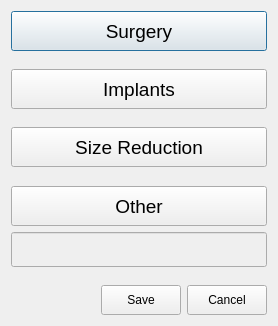
<?xml version="1.0" encoding="UTF-8"?>
<ui version="4.0">
 <class>Dialog</class>
 <widget class="QDialog" name="Dialog">
  <property name="geometry">
   <rect>
    <x>0</x>
    <y>0</y>
    <width>278</width>
    <height>326</height>
   </rect>
  </property>
  <property name="windowTitle">
   <string>Dialog</string>
  </property>
  <property name="styleSheet">
   <string notr="true">QPushButton::checked {
	background: #ff655a;
}</string>
  </property>
  <layout class="QVBoxLayout" name="verticalLayout">
   <item>
    <widget class="QPushButton" name="button_surgery">
     <property name="minimumSize">
      <size>
       <width>0</width>
       <height>40</height>
      </size>
     </property>
     <property name="font">
      <font>
       <family>Arial</family>
       <pointsize>14</pointsize>
      </font>
     </property>
     <property name="text">
      <string>Surgery</string>
     </property>
     <property name="checkable">
      <bool>true</bool>
     </property>
     <attribute name="buttonGroup">
      <string notr="true">buttonGroup</string>
     </attribute>
    </widget>
   </item>
   <item>
    <spacer name="verticalSpacer_3">
     <property name="orientation">
      <enum>Qt::Vertical</enum>
     </property>
     <property name="sizeHint" stdset="0">
      <size>
       <width>20</width>
       <height>40</height>
      </size>
     </property>
    </spacer>
   </item>
   <item>
    <widget class="QPushButton" name="button_implants">
     <property name="minimumSize">
      <size>
       <width>0</width>
       <height>40</height>
      </size>
     </property>
     <property name="font">
      <font>
       <family>Arial</family>
       <pointsize>14</pointsize>
      </font>
     </property>
     <property name="text">
      <string>Implants</string>
     </property>
     <property name="checkable">
      <bool>true</bool>
     </property>
     <attribute name="buttonGroup">
      <string notr="true">buttonGroup</string>
     </attribute>
    </widget>
   </item>
   <item>
    <spacer name="verticalSpacer">
     <property name="orientation">
      <enum>Qt::Vertical</enum>
     </property>
     <property name="sizeHint" stdset="0">
      <size>
       <width>20</width>
       <height>40</height>
      </size>
     </property>
    </spacer>
   </item>
   <item>
    <widget class="QPushButton" name="button_reduction">
     <property name="minimumSize">
      <size>
       <width>0</width>
       <height>40</height>
      </size>
     </property>
     <property name="font">
      <font>
       <family>Arial</family>
       <pointsize>14</pointsize>
      </font>
     </property>
     <property name="text">
      <string>Size Reduction</string>
     </property>
     <property name="checkable">
      <bool>true</bool>
     </property>
     <attribute name="buttonGroup">
      <string notr="true">buttonGroup</string>
     </attribute>
    </widget>
   </item>
   <item>
    <spacer name="verticalSpacer_2">
     <property name="orientation">
      <enum>Qt::Vertical</enum>
     </property>
     <property name="sizeHint" stdset="0">
      <size>
       <width>20</width>
       <height>40</height>
      </size>
     </property>
    </spacer>
   </item>
   <item>
    <widget class="QPushButton" name="button_other">
     <property name="minimumSize">
      <size>
       <width>0</width>
       <height>40</height>
      </size>
     </property>
     <property name="font">
      <font>
       <family>Arial</family>
       <pointsize>14</pointsize>
      </font>
     </property>
     <property name="styleSheet">
      <string notr="true"/>
     </property>
     <property name="text">
      <string>Other</string>
     </property>
     <property name="checkable">
      <bool>true</bool>
     </property>
     <attribute name="buttonGroup">
      <string notr="true">buttonGroup</string>
     </attribute>
    </widget>
   </item>
   <item>
    <layout class="QHBoxLayout" name="horizontalLayout">
     <item>
      <widget class="QLineEdit" name="lineEdit">
       <property name="enabled">
        <bool>false</bool>
       </property>
       <property name="minimumSize">
        <size>
         <width>0</width>
         <height>35</height>
        </size>
       </property>
       <property name="font">
        <font>
         <family>Arial</family>
         <pointsize>14</pointsize>
        </font>
       </property>
      </widget>
     </item>
    </layout>
   </item>
   <item>
    <spacer name="verticalSpacer_4">
     <property name="orientation">
      <enum>Qt::Vertical</enum>
     </property>
     <property name="sizeHint" stdset="0">
      <size>
       <width>20</width>
       <height>40</height>
      </size>
     </property>
    </spacer>
   </item>
   <item>
    <layout class="QHBoxLayout" name="horizontalLayout_2">
     <item>
      <spacer name="horizontalSpacer">
       <property name="orientation">
        <enum>Qt::Horizontal</enum>
       </property>
       <property name="sizeHint" stdset="0">
        <size>
         <width>40</width>
         <height>20</height>
        </size>
       </property>
      </spacer>
     </item>
     <item>
      <widget class="QPushButton" name="button_save">
       <property name="enabled">
        <bool>true</bool>
       </property>
       <property name="minimumSize">
        <size>
         <width>0</width>
         <height>30</height>
        </size>
       </property>
       <property name="text">
        <string>Save</string>
       </property>
      </widget>
     </item>
     <item>
      <widget class="QPushButton" name="button_cancel">
       <property name="minimumSize">
        <size>
         <width>0</width>
         <height>30</height>
        </size>
       </property>
       <property name="text">
        <string>Cancel</string>
       </property>
      </widget>
     </item>
    </layout>
   </item>
  </layout>
 </widget>
 <resources/>
 <connections/>
 <buttongroups>
  <buttongroup name="buttonGroup"/>
 </buttongroups>
</ui>
